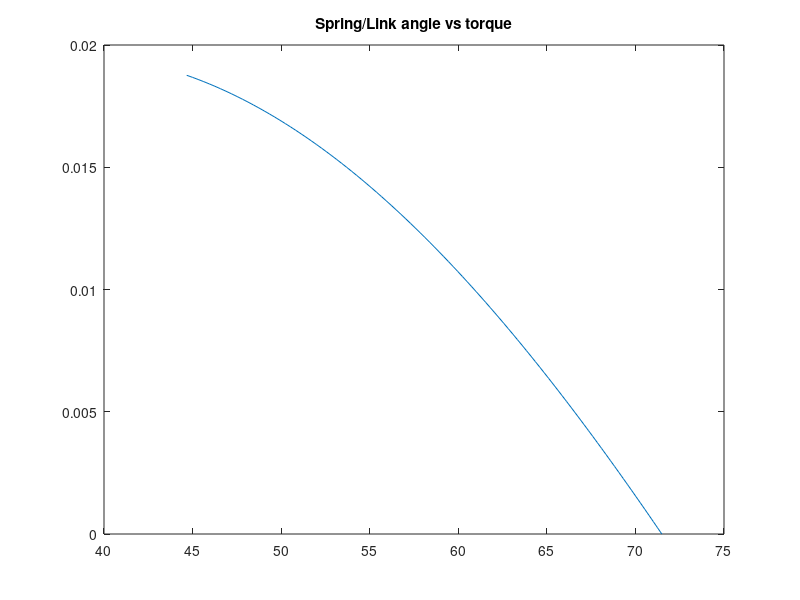
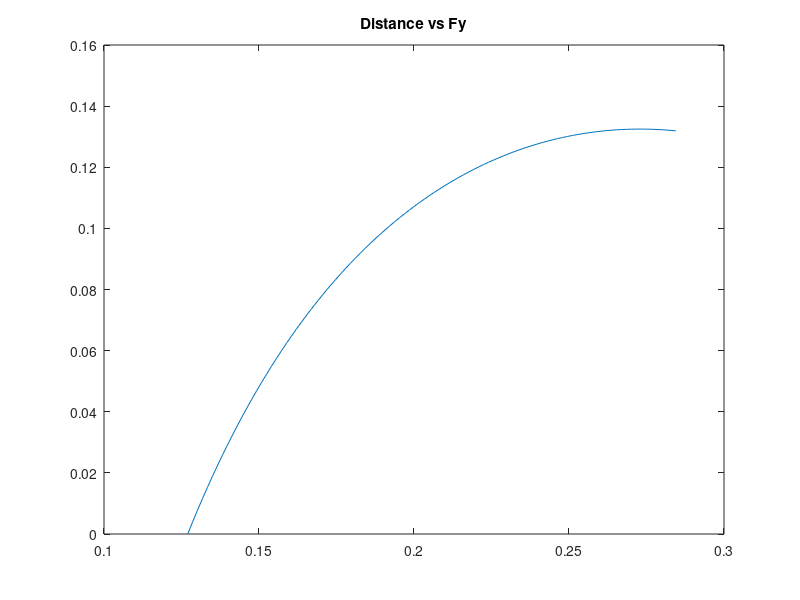

Reproduce these figures in MATLAB, in order.
% Constants
m = 0.5;
g = 9.81;
lb2N = 0.112985;
in2m = 0.0254;
%Requirements
launchTraj = deg2rad(45);
HorzDist = 0.1524;

%Launch Velocity
vf = sqrt((HorzDist*g)/sin(2*launchTraj));

%Jump force requirements
t = linspace(0.05,0.5,100);     %Jump phase time
accel = vf./t;  
F = accel*m;                    %Desired forces
Fy = F*sin(launchTraj) + m*g;
Fx = F*cos(launchTraj);
Freq = sqrt(Fy.^2 + Fx.^2);
ThrustAngles = atan2(Fy,Fx);

%Range of link lengths
linkLength = linspace(0.03,0.20,340); %cm


%[1] rest length | [2] extended length | [3] spring const
SpringMatrix = [3*in2m, 5.94*in2m, 2.2*lb2N;... %9044K193
    3*in2m, 7*in2m, 0.46*lb2N;...     %9654K714
    3*in2m, 6.84*in2m, 0.82*lb2N;...  %9654K196
    3.5*in2m, 7.19*in2m, 3.2*lb2N;... %9044K126
    3.5*in2m, 8.67*in2m, 1*lb2N;...   %9044K108
    3.5*in2m, 9.64*in2m, 1.1*lb2N;... %9044K136
    3.5*in2m, 6.39*in2m, 2.21*lb2N;...%9654K375   
    4*in2m, 8.1*in2m, 2.93*lb2N;...   %9654K164
    4*in2m, 7.41*in2m, 1.87*lb2N;...  %9654K94
    4*in2m, 11.39*in2m, 0.9*lb2N;...  %9044K124
    4*in2m, 8.38*in2m, 2.7*lb2N;...   %9044K132
    4.5*in2m, 9.56*in2m, 2.3*lb2N;... %9044K134
    4.5*in2m, 8.06*in2m, 4.8*lb2N;... %9044K383
    4.5*in2m, 9.1*in2m, 1.22*lb2N;... %9654K923
    4.5*in2m, 8.34*in2m, 0.75*lb2N;...%9654K256
    5*in2m, 7.91*in2m, 0.82*lb2N;...  %9654K84
    5*in2m, 11.022*in2m, 2*lb2N;...   %9654K325
    5*in2m, 11.2*in2m, 7.5*lb2N;...   %9654K738
    5.5*in2m, 8.5*in2m, 2.73*lb2N;... %9654K533
    5.5*in2m, 7.5*in2m, 3.09*lb2N;... %9654K471
    6*in2m, 10.65*in2m, 0.88*lb2N;... %9654K93
    6*in2m, 10.37*in2m, 1.26*lb2N;... %9654K184
    6.5*in2m, 7.5*in2m, 3.14*lb2N;... %9654K385
    7*in2m, 12.08*in2m, 3.05*lb2N;... %9654K925
    7.5*in2m, 15.2*in2m, 1.42*lb2N;...%9654K253
    8*in2m, 13.68*in2m, 1.26*lb2N;... %9654K145
    8*in2m, 12.95*in2m, 2.36*lb2N;... %9654K449
    8*in2m, 12.9*in2m, 3.07*lb2N];...  %9654K444
%     5*in2m, 7.2*in2m, 30*lb2N];

%Spring constant
k = SpringMatrix(:,3);

%Each spring displacment range
xi = SpringMatrix(:,1);
xf = SpringMatrix(:,2);
x = zeros(size(SpringMatrix,1),100);
for m = 1:size(SpringMatrix,1)
    x(m,:) = linspace(xi(m),xf(m),100);
end

%Variable declarations
inc = 1;
y = zeros(size(linkLength,2),size(x,2),size(SpringMatrix,1));
Fy = zeros(size(linkLength,2),size(x,2),size(SpringMatrix,1));
torque = zeros(size(linkLength,2),size(x,2),size(SpringMatrix,1));
angle = zeros(size(linkLength,2),size(x,2),size(SpringMatrix,1));

%Spring Calculations
for i = 1:size(SpringMatrix,1)
    for j = 1:size(linkLength,2)
        for l = 1:size(x,2)
            if linkLength(j)*2 > xf(i)
                y(j,l,i) = sqrt(linkLength(j)^2 - (x(i,l)/2)^2) + sqrt(linkLength(j)^2 - (x(i,l)/2)^2);
                Fy(j,l,i) = k(i)*y(j,l,i)*(1 - xi(i)/sqrt(4*linkLength(j)^2 - y(j,l,i)^2));
                torque(j,l,i) = (x(i,l) - xi(i))*k(i)*sqrt(linkLength(j)^2 - (x(i,l)/2)^2);
                angle(j,l,i) = acos((x(i,l)/2)/linkLength(j));
                springs(inc) = i;
                links(inc) = j;
                inc = inc + 1;
            end
        end
    end
end

%Average spring force
Fyavg = mean(Fy,2);

%Sorting out the best spring
inc = 1;
Fybest = 0;
for i = 1:size(Fyavg,3)
    for j = 1:size(linkLength,2)
        temp = Fyavg(j,1,i);
        if Fyavg(j,1,i) > min(Freq)
            row(inc) = j;
            col(inc) = i;
            inc = inc  +  1;
        end
        if temp > Fybest
            Fybest = Fyavg(j,1,i);
            link = j;
            spring = i;
        end
    end
end

%Best spring 
disp(['Spring Number: ',num2str(spring),'']);
SpringMatrix(spring,:)
linkLength(link)
Fybest
figure(2);
plot(rad2deg(angle(link,:,spring)),torque(link,:,spring));
title('Spring/Link angle vs torque');
figure(3);
plot(x(spring,:),Fy(link,:,spring));
title('Distance vs Fy');